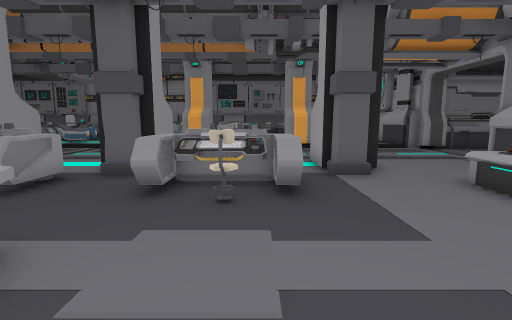
View 1 (above)

24 first-person views from a walk through a scene from a Unity 3-D project. The camera is 1.4 m above the floor, tilts 8° down and sees 85° across. The floor is counted in squares, 1 m on a side. Each view is taken from the middle of a square. On the plan, view 1 faces up. The plan holds only what a view shows up to about 14 squares ahead; the rest is blank. The place goes on beyond the plan. Some animated figures are not drawn.

View 2
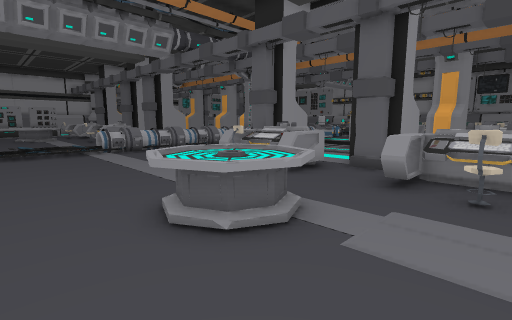

View 3
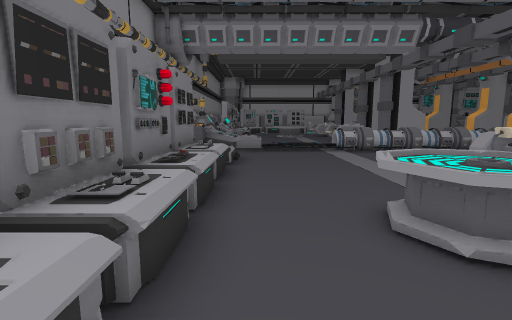

View 4
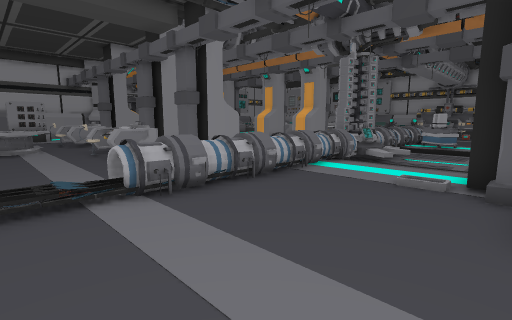

View 5
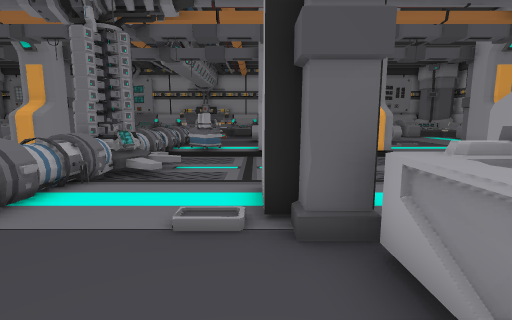

View 6
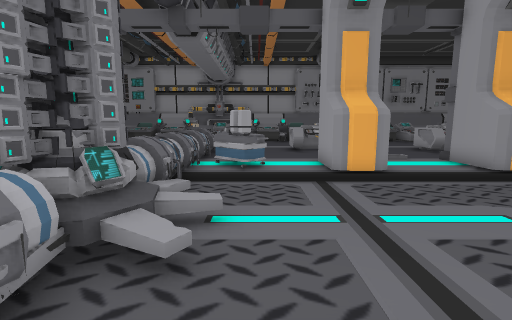

View 7
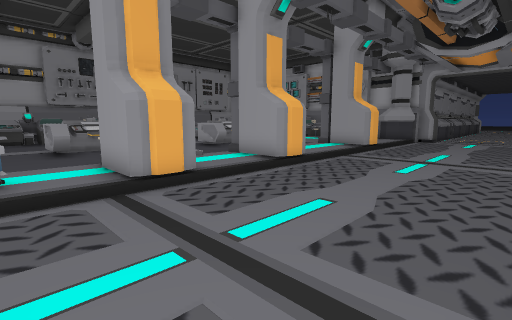

View 8
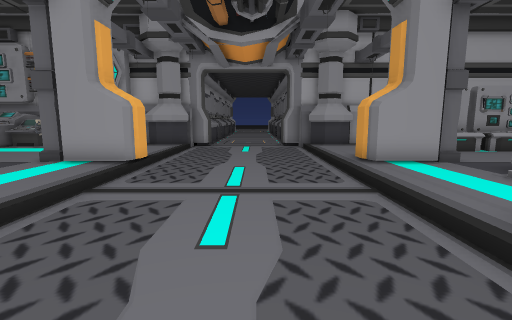

View 9
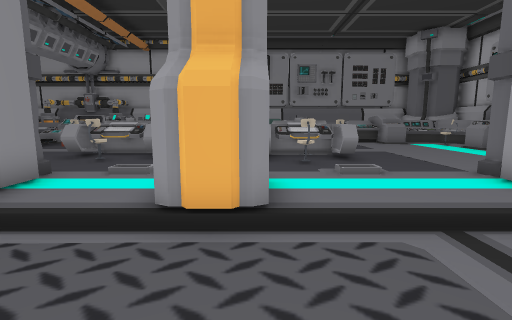

View 10
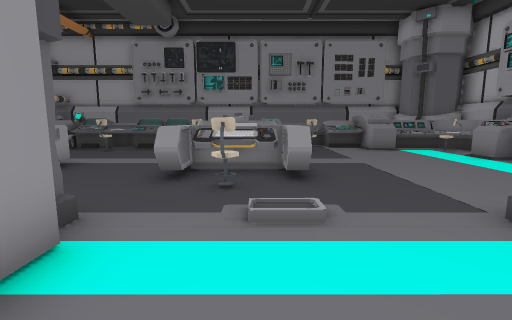

View 11
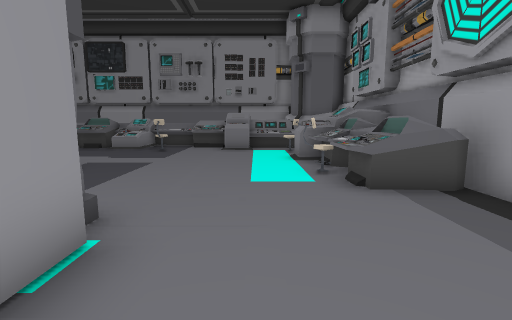

View 12
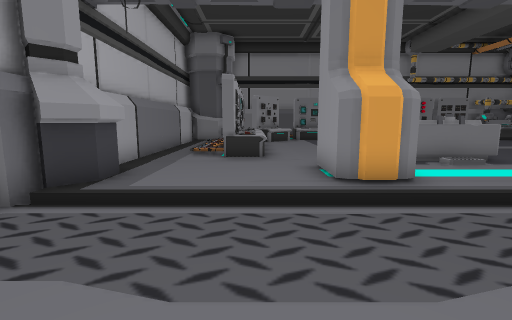

View 13
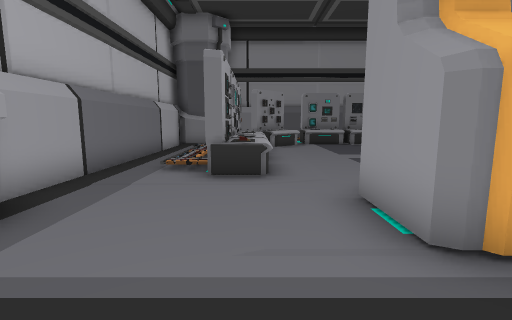

View 14
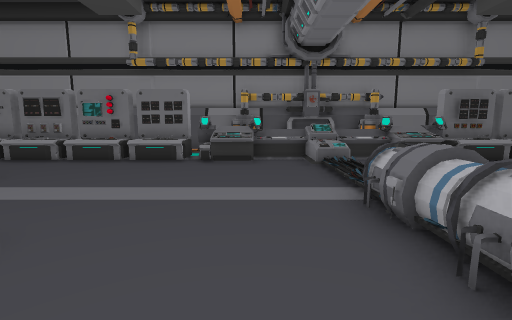

View 15
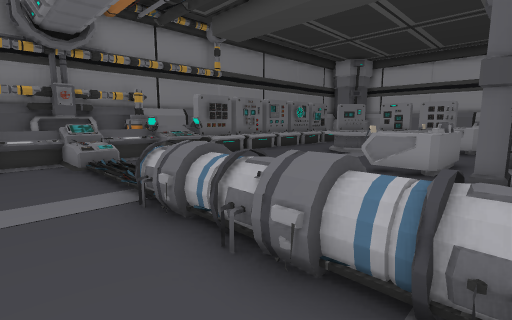

View 16
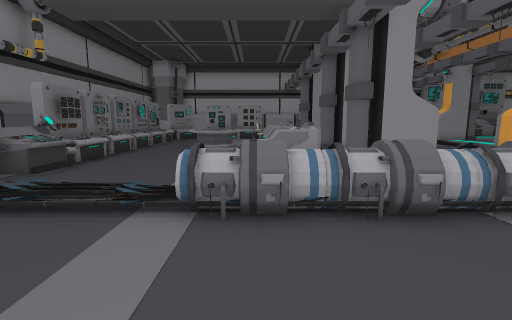

View 17
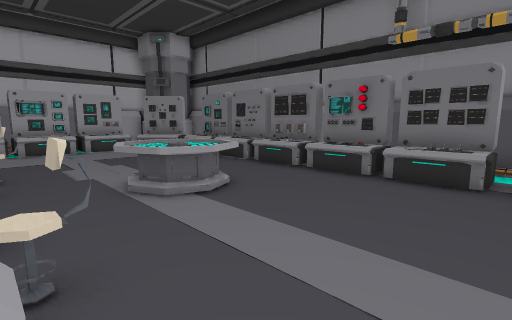

View 18
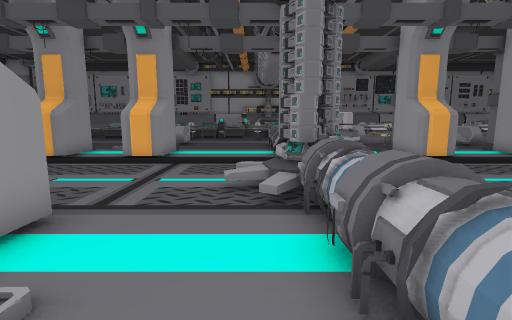

View 19
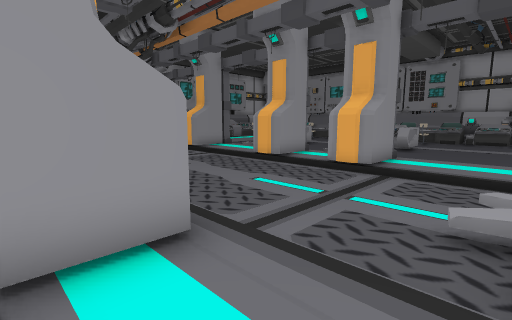

View 20
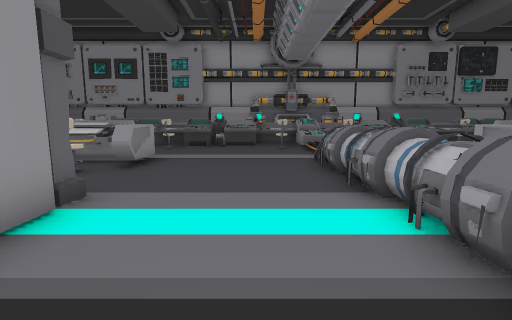

View 21
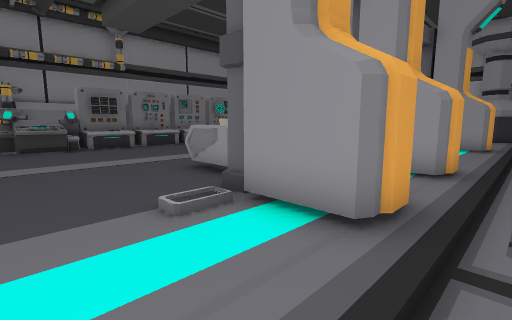

View 22
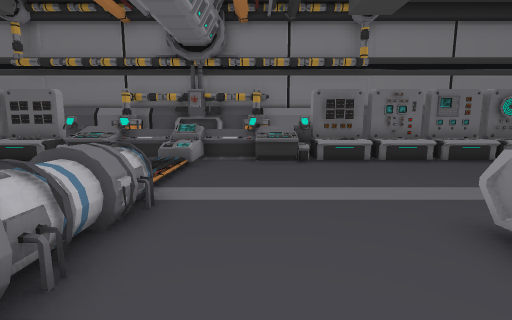

View 23
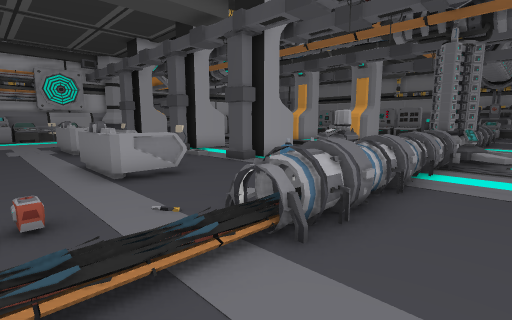

View 24
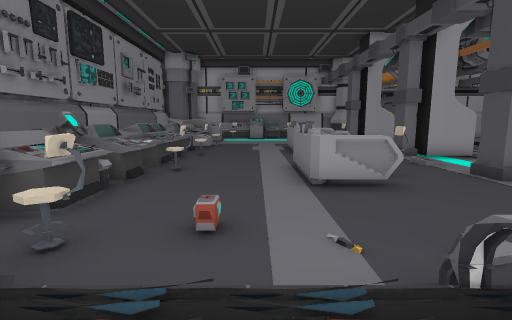

### Floor plan
Key: @ floor where view 1 was taken; # wall or solid block; x gap in a wall; . main floor; : floor 0.25 m higher than the main floor; - floor 0.25 m lower than the main floor; / step, stairs or slope; = window, fence, low wall or low ledge; ^ raised ledge; P pillar; E desk; S stool; T table; M machine; C cart; B battery; I pipe; U tub; O other object.
Columns run from 23 left of view 1 to 10 right of it. Each row starts with its distance up from view 1.
 28   ^^^^^^== ##^^^^^^^^^===.^^=##^#
 27    O....O=.S....S...O...S....O#^#
 26    ........................... ^#
 25    ..........................=^^#
 24   EE..........EEE.............^^#
 23   EEE....MM...EEEE..EEEE.....S^^#
 22   ESE....MM...ESEE..EEEE......S^#
 21    S.....MOO...S.....SS.......^^#
 20     .....MM.....................#
 19 #.. #....MMC...#...##....##.....
 18 PP.PP....MMCC.PPP..PP....PP....P
 17 PP.PP....MM.C.PPP..PP....PP....P
 16 ---------MM---------------------
 15 ---------MM---------------------
 14 --------OB#-----------------------
 13 ---------BB-----------------------
 12  --------B O---------------------
 11 --------/MM----------------------#
 10 PP..PP...MM.... ...PP....PP....P##
  9 PP. PP...MM...P P..PP....PP....P#
  8 #P  #P...MM...P#P..PP....#P.....#
  7 #...x....MM....#EEE#.EEE........#
  6 .EEEE....MM....EEEE..EEEE...EO..#
  5 .EE E....MM....EESE..ESSE...E I.#
  4 ..OO.....MM.................E#/.#
  3 T........MM........TT.......EOO.#
  2 TT................TTTT......EO .#
  1 T..................TTT......EO .#
  0 .......................@....EO .#
 -1 .........=O................E   .#
 -2 EEEEE#^#=^^=#^^EEEEEEEEEEOE     #
 -3 OOOOO#=###^##^xEEOOOOO O EE
 -4       :#UIIUOO//
 -5   #######UU##########

Where each view was taken, in squares from view 1:
view 1: 0 up, 0 right, facing up
view 2: 1 down, 0 right, facing up-left
view 3: 1 down, 0 right, facing left
view 4: 1 up, 8 left, facing up-left
view 5: 4 up, 9 left, facing up
view 6: 9 up, 11 left, facing up
view 7: 11 up, 11 left, facing up-right
view 8: 13 up, 6 left, facing right
view 9: 13 up, 3 left, facing up
view 10: 16 up, 1 left, facing up
view 11: 16 up, 5 right, facing up
view 12: 15 up, 5 right, facing down
view 13: 12 up, 5 right, facing down
view 14: 8 up, 11 left, facing down
view 15: 8 up, 11 left, facing down-left
view 16: 4 up, 9 left, facing left
view 17: 5 up, 9 left, facing down-right
view 18: 6 up, 15 left, facing up
view 19: 8 up, 15 left, facing up-left
view 20: 15 up, 16 left, facing up
view 21: 11 up, 15 left, facing down-left
view 22: 8 up, 16 left, facing down
view 23: 26 up, 16 left, facing down-right
view 24: 25 up, 15 left, facing right
